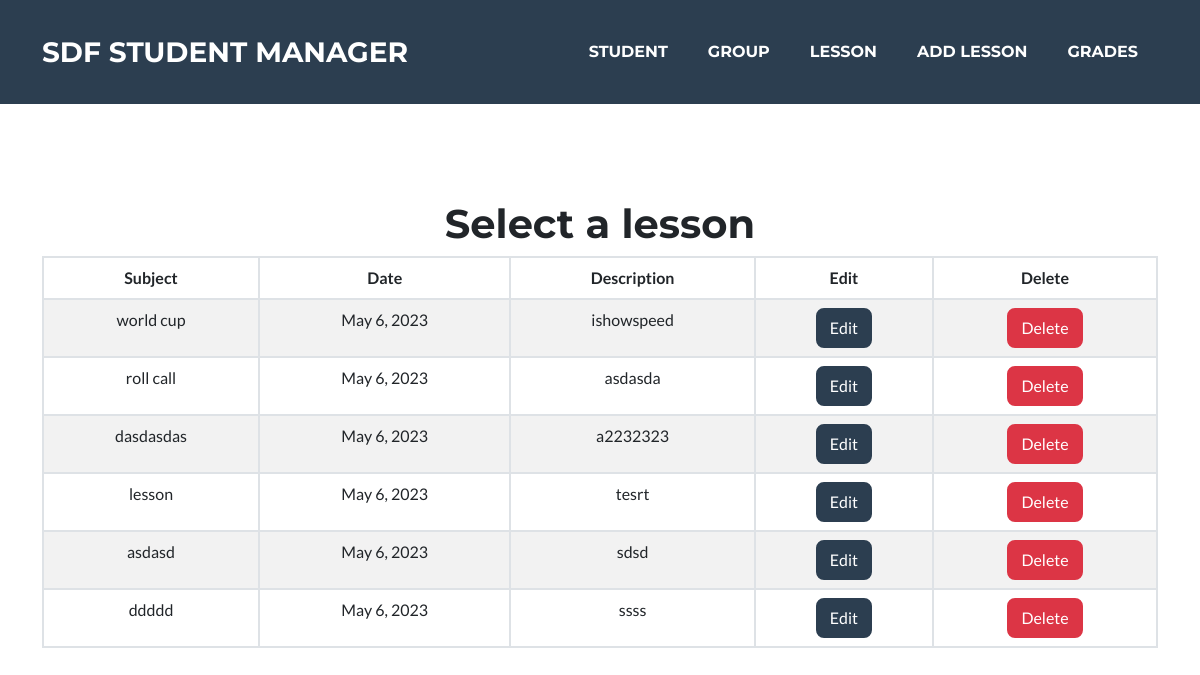
The app's page /lesson/all/, older data.
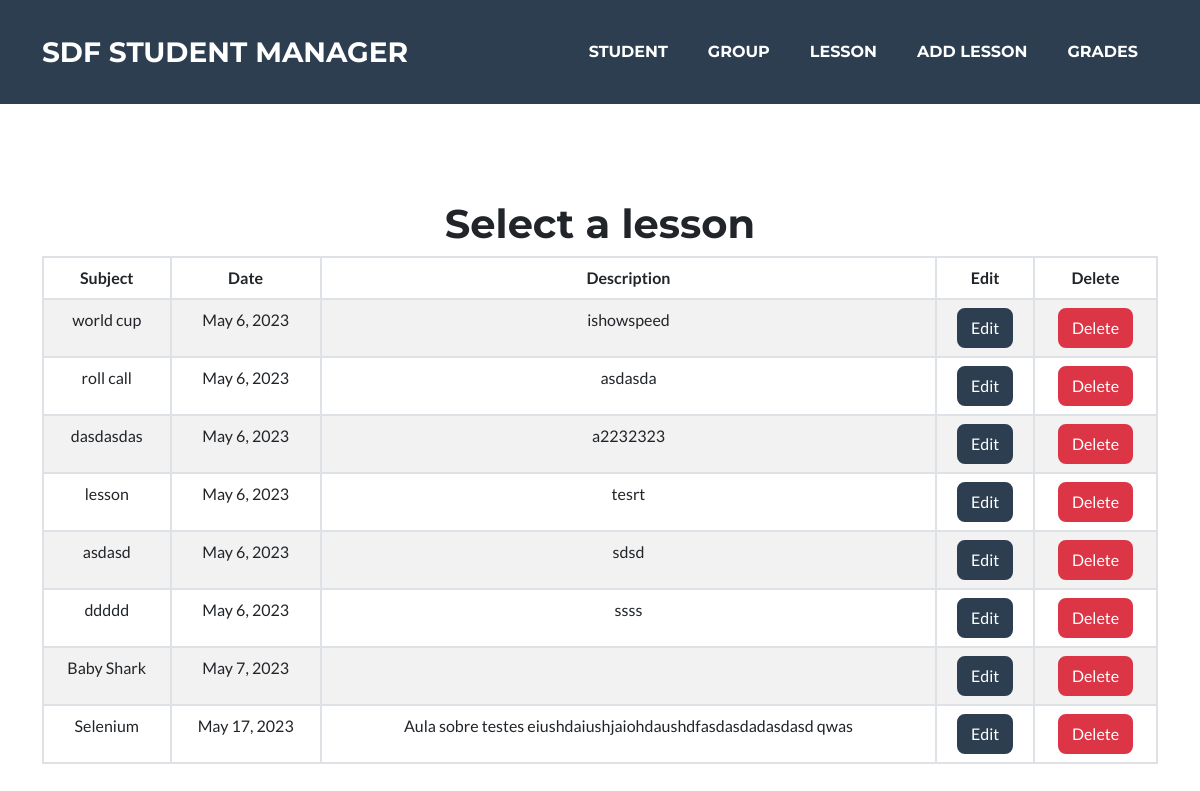
The same page, newer data.
### presence_count/models.py (models this page shows, shortened)
class Lesson(models.Model):
    subject = models.CharField(max_length=100)
    date = models.DateField(default=date.today)
    description = models.TextField(max_length=2048, blank=True)
    students = models.ManyToManyField('Student', related_name='lesson_presence')

### presence_count/views.py (the view)
# urls.py: path('lesson/all/', views.lesson_manager, name='lesson_manager'),
def lesson_manager(request):
    lessons = Lesson.objects.all()
    context = {'lessons': lessons}
    return render(request, 'lesson/lesson_manager.html', context)

### presence_count/templates/lesson/lesson_manager.html
{% extends 'base.html' %}
{% block body %}
<header class="masthead text-center">
    <div class="container d-flex flex-column">
        <h1>Select a lesson</h1>
        <table class="table table-striped table-hover table-bordered">
            <thead>
                <tr>
                    <th scope="col">Subject</th>
                    <th scope="col">Date</th>
                    <th scope="col">Description</th>
                    <th scope="col">Edit</th>
                    <th scope="col">Delete</th>
                </tr>
            </thead>
            <tbody>
                {% for lesson in lessons %}
                <tr>
                    <td>{{lesson.subject}}</td>
                    <td>{{lesson.date}}</td>
                    <td>{{lesson.description}}</td>
                    <td><a class="btn btn-secondary" href="{% url 'presence_count:edit_lesson' lesson.id %}">Edit</a></td>
                    <td><a class="btn btn-danger" href="{% url 'presence_count:confirm_delete_lesson' lesson.id %}">Delete</a></td>
                </tr>
                {% endfor %}
            </tbody>
        </table>
    </div>
</header>
{% endblock %}

Row changes from the older to the newer data that the page shows:
added Lesson: subject "Baby Shark", date "May 7, 2023"
added Lesson: subject "Selenium", date "May 17, 2023", description "Aula sobre testes eiushdaiushjaiohdaushdfasdasdadasdasd qwas"
